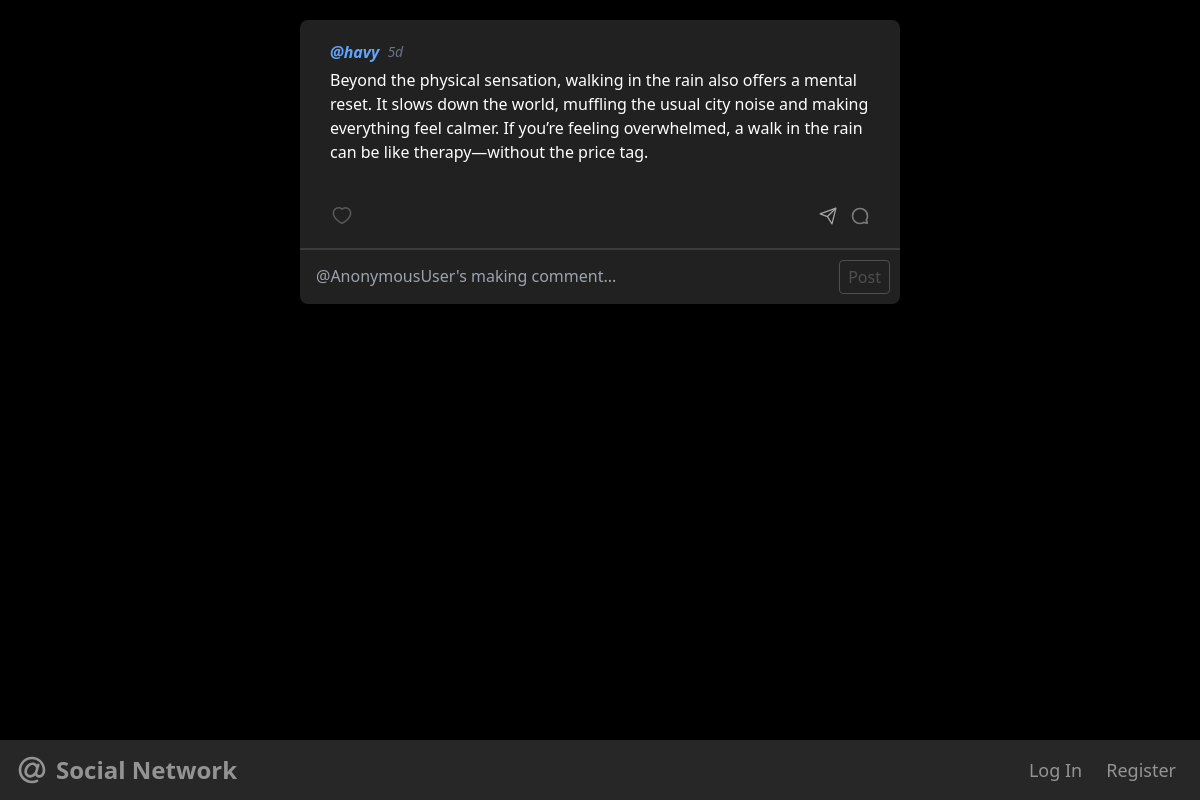
Before: /post/28 with the older database file.
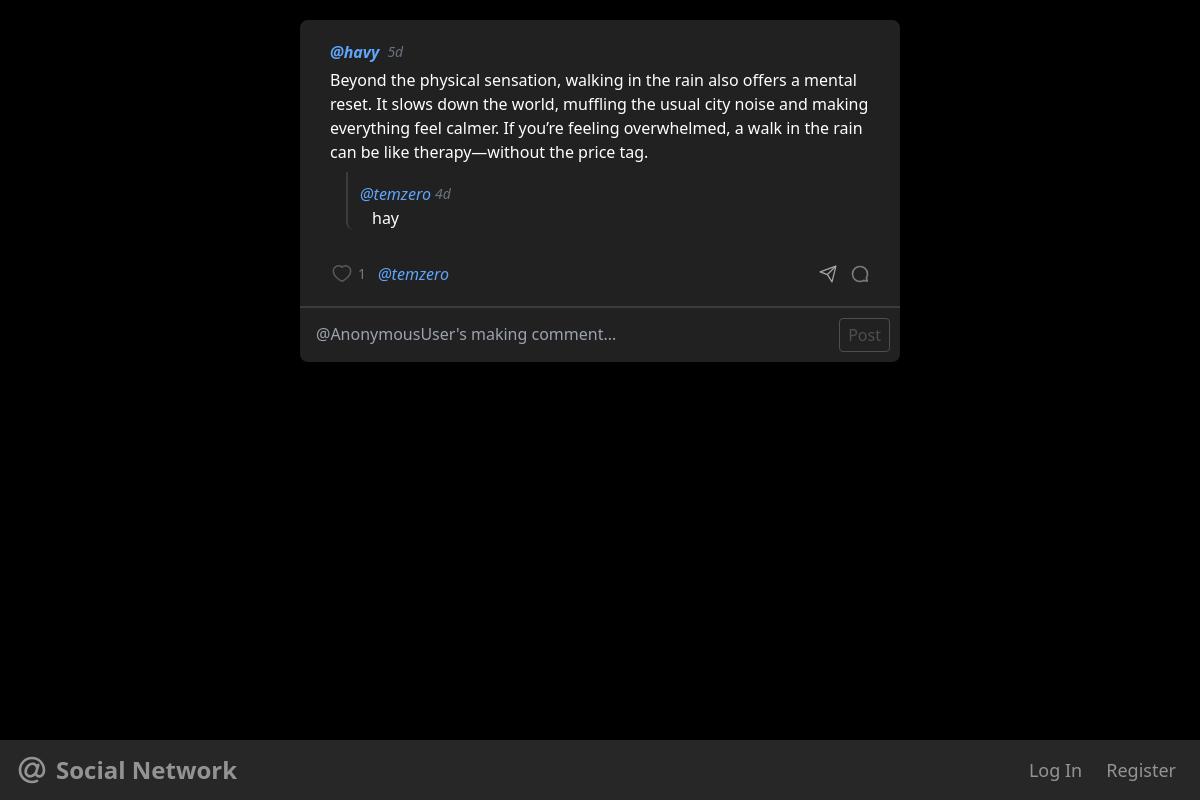
After: the same page with the newer database file.
### network/models.py (models this page shows, shortened)
class Post(models.Model):
    user = models.ForeignKey(User, on_delete=models.CASCADE, related_name='author')
    content = models.CharField(max_length=999)
    likers = models.ManyToManyField(User, through='Like', related_name='liked_posts')
    time = models.DateTimeField(auto_now_add=True)
    def time_ago(self):
        diff = now() - self.time
        if diff < timedelta(minutes=1):
            return "Just now"
        elif diff < timedelta(hours=1):
            return f"{int(diff.total_seconds() / 60)}m"
        elif diff < timedelta(days=1):
            return f"{int(diff.total_seconds() / 3600)}h"
        elif diff < timedelta(days=7):
            return f"{diff.days}d"
        else:
            return f"{diff.days}d"

class User(AbstractUser):
    def __str__(self):
        return f"{self.username}"

class Comment(models.Model):
    user = models.ForeignKey(User, on_delete=models.CASCADE, related_name='commenter')
    content = models.CharField(max_length=299)
    post = models.ForeignKey(Post, on_delete=models.CASCADE, related_name='commented_post')
    time = models.DateTimeField(auto_now_add=True)
    def time_ago(self):
        diff = now() - self.time
        if diff < timedelta(minutes=1):
            return "Just now"
        elif diff < timedelta(hours=1):
            return f"{int(diff.total_seconds() / 60)}m"
        elif diff < timedelta(days=1):
            return f"{int(diff.total_seconds() / 3600)}h"
        elif diff < timedelta(days=7):
            return f"{diff.days}d"
        else:
            return self.time.strftime('%d %b %Y')

### network/views.py (the view)
# urls.py: path("post/<int:post_id>", views.post, name="post"),
def post(request, post_id):
    if request.method == 'GET':
        post = Post.objects.get(pk=post_id)
        return render(request, "network/post.html", {'post': post})

### network/templates/network/post.html (shortened to what the changed rows need)
{% extends "network/layout.html" %}
{% block body %}
<div class="posts" id="posts">
        <div class="post-detail" id="{{ post.id }}">
            <div class="flex justify-between">
                <div class="flex gap-2 items-center">
                    <a href="{% url 'profile' post.user.id %}" onclick="event.stopPropagation()" class="post-username font-bold text-blue-400 hover:underline italic">@{{post.user}}</a>
                    <h3 class="post-time text-sm text-gray-500 italic">{{ post.time_ago }}</h3>
                </div>
            </div>
            <h1 id="post-content" class="post-content mt-1">{{post.content}}</h1>
            <div class="comments">
                {% for comment in post.commented_post.all %}
                    {% include 'partials/postComments.html' %}
                {% endfor %}
            </div>
            <div id="post-buttons-container" class="flex gap-4 items-center justify-between mt-8">
                <form class="like-form flex items-center" action="{% url 'like' post.id %}" >
                    {% if user.is_authenticated %}
                        <button class="cursor-pointer flex items-center p-0 border-none" type="submit" onclick="event.stopPropagation();">
                            {% if user in post.likers.all %}
                                <img class="h-6 w-6" src="../../static/icons/hearted.svg" alt="Unlike">
                            {% else %}
                                <img class="h-6 w-6 opacity-60 hover:opacity-100" src="../../static/icons/heart.svg" alt="Like">
                            {% endif %}
                        </button>
                    {% else %}
                        <button class="cursor-not-allowed opacity-50 flex items-center p-0 border-none" type="button" onclick="alert('You must be logged in to like posts!')">
                            <img class="opacity-50 h-6 w-6 self-start" src="../../static/icons/heart.svg" alt="Like">
                        </button>
                    {% endif %}
                    {% if post.likers.all %}
                        <span class="text-sm opacity-40 ml-1">
                            {{post.likers.count}}
                        </span>
                        <span class="w-[400px] text-gray-400 ml-3 mr-4 overflow-hidden text-ellipsis whitespace-nowrap block">
                            {% for liker in post.likers.all %}
                                <a href="{% url 'profile' liker.id %}" class="text-blue-400 hover:underline italic" onclick="event.stopPropagation()">@{{ liker }}</a>
                            {% endfor %}
                        </span>
                    {% endif %}
                </form>
                <div class="flex">
                </div>
            </div>
            <form id="{{ post.id }}" class="comment-form" action="{% url 'comment' post.id %}">
                <textarea rows="1" id="comment-area" placeholder="@{{user}}'s making comment..." name="content" required autofocus></textarea>
                <button id="post-btn" class=" py-1 px-2" type="submit" disabled>Post</button>
            </form>
        </div>
</div>
{% endblock %}

### network/templates/partials/postComments.html (shortened to what this page needs)
<div class="comment" id="{{comment.id}}">
    <div class="flex justify-between">
        <div class="flex items-center gap-1">
            {% if comment.user %}
                <a href="{% url 'profile' comment.user.id %}" onclick="event.stopPropagation()" class="comment-username text-blue-400 hover:underline italic">@{{ comment.user }}</a>
            {% else %}
                <span class="text-gray-400 comment-username italic">@Anonymous</span>
            {% endif %}
            <h3 class="comment-time text-sm text-gray-500 italic">{{ comment.time_ago }}</h3>
        </div>
    </div>
    <h1 id="comment-content" class="comment-content ml-3">{{ comment.content }}</h1>
</div>

Changed rows visible on the page:
shown differently, row unchanged: Post "havy": likers.count (not shown) → "1"
added Comment: user "temzero", time_ago "4d", content "hay"
now on this page (row edited): User: username "temzero"
